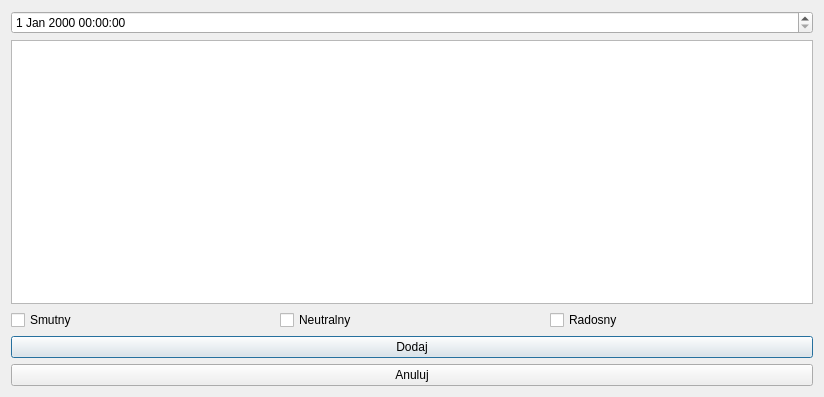
<?xml version="1.0" encoding="UTF-8"?>
<ui version="4.0">
 <class>DodajWpis</class>
 <widget class="QDialog" name="DodajWpis">
  <property name="geometry">
   <rect>
    <x>0</x>
    <y>0</y>
    <width>824</width>
    <height>397</height>
   </rect>
  </property>
  <property name="windowTitle">
   <string>Dialog</string>
  </property>
  <layout class="QGridLayout" name="gridLayout">
   <item row="6" column="0">
    <widget class="QPushButton" name="pushButton_Dodaj">
     <property name="text">
      <string>Dodaj</string>
     </property>
    </widget>
   </item>
   <item row="0" column="0">
    <widget class="QDateTimeEdit" name="dateTimeEdit"/>
   </item>
   <item row="7" column="0">
    <widget class="QPushButton" name="pushButton_2">
     <property name="text">
      <string>Anuluj</string>
     </property>
    </widget>
   </item>
   <item row="4" column="0">
    <widget class="QTextEdit" name="textEdit_Wpisztext"/>
   </item>
   <item row="5" column="0">
    <layout class="QHBoxLayout" name="horizontalLayout">
     <item>
      <widget class="QCheckBox" name="checkBox_Smutny">
       <property name="text">
        <string>Smutny</string>
       </property>
      </widget>
     </item>
     <item>
      <widget class="QCheckBox" name="checkBox_Neutralny">
       <property name="text">
        <string>Neutralny</string>
       </property>
      </widget>
     </item>
     <item>
      <widget class="QCheckBox" name="checkBox_Radosny">
       <property name="text">
        <string>Radosny</string>
       </property>
      </widget>
     </item>
    </layout>
   </item>
  </layout>
 </widget>
 <resources/>
 <connections/>
</ui>
